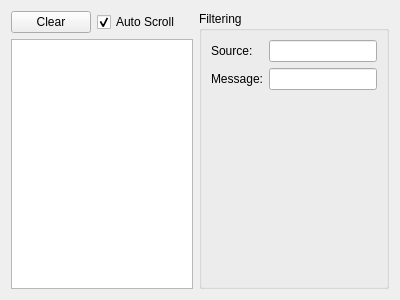
<?xml version="1.0" encoding="UTF-8"?>
<ui version="4.0">
 <class>LogTable</class>
 <widget class="QWidget" name="LogTable">
  <property name="geometry">
   <rect>
    <x>0</x>
    <y>0</y>
    <width>400</width>
    <height>300</height>
   </rect>
  </property>
  <layout class="QGridLayout" name="gridLayout" columnstretch="1,2,0,0,0">
   <item row="0" column="4" rowspan="4">
    <widget class="QGroupBox" name="filteringBox">
     <property name="title">
      <string>Filtering</string>
     </property>
     <layout class="QFormLayout" name="formLayout">
      <item row="0" column="0">
       <widget class="QLabel" name="label">
        <property name="text">
         <string>Source: </string>
        </property>
       </widget>
      </item>
      <item row="0" column="1">
       <widget class="QLineEdit" name="sourceFilter"/>
      </item>
      <item row="1" column="0">
       <widget class="QLabel" name="label_2">
        <property name="text">
         <string>Message:</string>
        </property>
       </widget>
      </item>
      <item row="1" column="1">
       <widget class="QLineEdit" name="messageFilter"/>
      </item>
     </layout>
    </widget>
   </item>
   <item row="3" column="0" colspan="4">
    <widget class="QTableView" name="logTable">
     <property name="selectionMode">
      <enum>QAbstractItemView::ExtendedSelection</enum>
     </property>
     <property name="selectionBehavior">
      <enum>QAbstractItemView::SelectRows</enum>
     </property>
     <attribute name="horizontalHeaderStretchLastSection">
      <bool>true</bool>
     </attribute>
     <attribute name="verticalHeaderVisible">
      <bool>false</bool>
     </attribute>
    </widget>
   </item>
   <item row="0" column="0" rowspan="3" colspan="4">
    <layout class="QHBoxLayout" name="horizontalLayout">
     <item>
      <widget class="QPushButton" name="clearButton">
       <property name="text">
        <string>Clear</string>
       </property>
      </widget>
     </item>
     <item>
      <widget class="QCheckBox" name="scrollCheckBox">
       <property name="text">
        <string>Auto Scroll</string>
       </property>
       <property name="checked">
        <bool>true</bool>
       </property>
      </widget>
     </item>
     <item>
      <spacer name="horizontalSpacer">
       <property name="orientation">
        <enum>Qt::Horizontal</enum>
       </property>
       <property name="sizeHint" stdset="0">
        <size>
         <width>40</width>
         <height>20</height>
        </size>
       </property>
      </spacer>
     </item>
    </layout>
   </item>
  </layout>
 </widget>
 <resources/>
 <connections/>
</ui>
